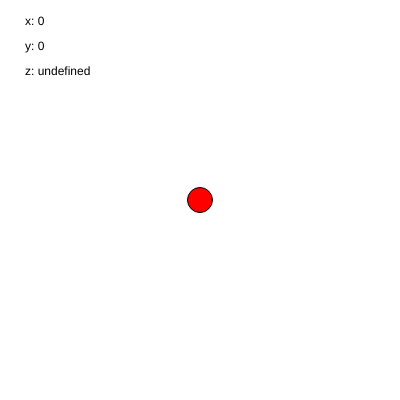
Frame 1 (no input)
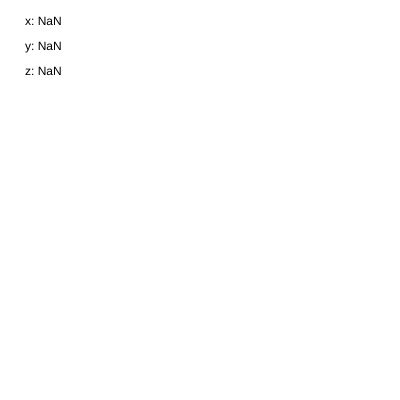
Frame 60 (no input)
Frame 120 (the mouse pressed at the canvas centre since frame 60): identical to frame 60, image omitted

The p5.js sketch that drew these frames (run headless with seeded random() and noise() and a simulated clock; from frame 60 on, the mouse is pressed at the canvas centre):

// p5.js sketch
// ── sketch.js
// this is the example code I used to get accelerometer data
// it is from https://coursescript.com/notes/interactivecomputing/mobile/accelerometer/


var x, y, z;
var xpos, ypos;

function setup() 
{
  // set canvas size
  createCanvas(400, 400);

  // default values
  xpos = 200;
  ypos = 200;
  x = 0;
  y = 0;
}

function draw() 
{
  // set background color to white
  background(255);

  // add/subract xpos and ypos
  xpos = xpos + x;
  ypos = ypos - y;

  // wrap ellipse if over bounds
  if(xpos > 400) { xpos = 0; }
  if(xpos < 0) { xpos = 400; }
  if(ypos > 400) { ypos = 0; }
  if(ypos < 0) { ypos = 400; }

  // draw ellipse
  fill(255, 0, 0);
  ellipse(xpos, ypos, 25, 25);

  // display variables
  fill(0);
  noStroke();
  text("x: " + x, 25, 25);
  text("y: " + y, 25, 50);
  text("z: " + z, 25, 75); 
}

// accelerometer Data
window.addEventListener('devicemotion', function(e) 
{
  // get accelerometer values
  x = parseInt(e.accelerationIncludingGravity.x);
  y = parseInt(e.accelerationIncludingGravity.y);
  z = parseInt(e.accelerationIncludingGravity.z); 
});
